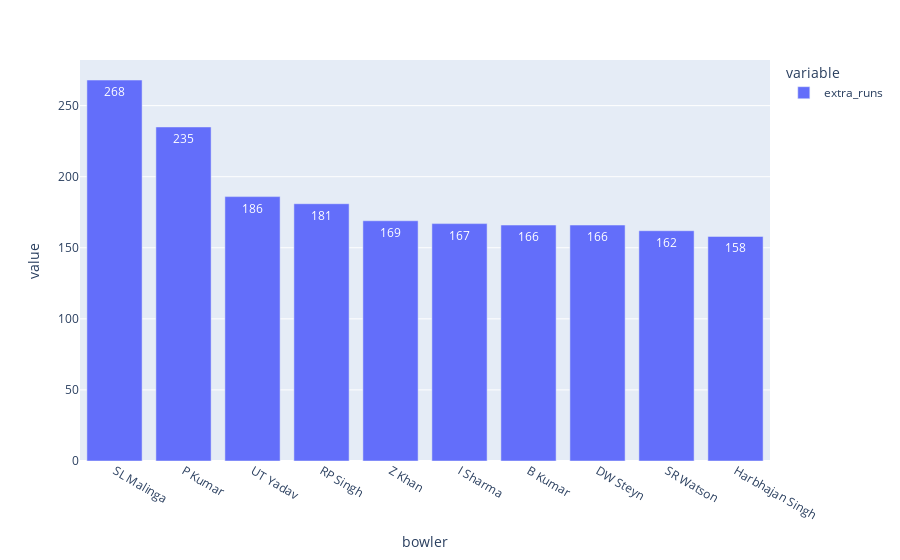

The notebook cell this image was saved under:
### Code cell
px.bar(extras.head(10),text_auto=True)

### Figure 1 — Plotly figure (JSON) as saved in the notebook; plotly's stock layout.template omitted (floating-point values rounded to 4 significant figures)
{"data": [{"alignmentgroup": "True", "hovertemplate": "variable=extra_runs<br>bowler=%{x}<br>value=%{y}<extra></extra>", "legendgroup": "extra_runs", "marker": {"color": "#636efa", "pattern": {"shape": ""}}, "name": "extra_runs", "offsetgroup": "extra_runs", "orientation": "v", "showlegend": true, "textposition": "auto", "texttemplate": "%{y}", "type": "bar", "x": ["SL Malinga", "P Kumar", "UT Yadav", "RP Singh", "Z Khan", "I Sharma", "B Kumar", "DW Steyn", "SR Watson", "Harbhajan Singh"], "xaxis": "x", "y": [268, 235, 186, 181, 169, 167, 166, 166, 162, 158], "yaxis": "y"}], "layout": {"barmode": "relative", "legend": {"title": {"text": "variable"}, "tracegroupgap": 0}, "margin": {"t": 60}, "xaxis": {"anchor": "y", "domain": [0, 1], "title": {"text": "bowler"}}, "yaxis": {"anchor": "x", "domain": [0, 1], "title": {"text": "value"}}}}
